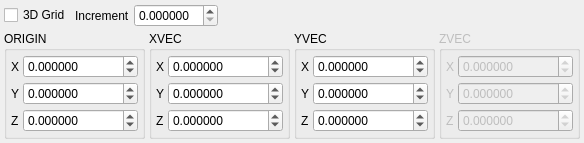
     <widget class="QWidget" name="GRIDTab">
      <attribute name="title">
       <string>$GRID</string>
      </attribute>
      <layout class="QVBoxLayout" name="verticalLayout_2">
       <property name="spacing">
        <number>4</number>
       </property>
       <property name="leftMargin">
        <number>4</number>
       </property>
       <property name="topMargin">
        <number>4</number>
       </property>
       <property name="rightMargin">
        <number>4</number>
       </property>
       <property name="bottomMargin">
        <number>4</number>
       </property>
       <item>
        <layout class="QHBoxLayout" name="horizontalLayout_11">
         <item>
          <widget class="QCheckBox" name="GRIDMODGRDCheck">
           <property name="text">
            <string>3D Grid</string>
           </property>
          </widget>
         </item>
         <item>
          <widget class="QLabel" name="label_46">
           <property name="sizePolicy">
            <sizepolicy hsizetype="Minimum" vsizetype="Preferred">
             <horstretch>0</horstretch>
             <verstretch>0</verstretch>
            </sizepolicy>
           </property>
           <property name="text">
            <string>Increment</string>
           </property>
          </widget>
         </item>
         <item>
          <widget class="QDoubleSpinBox" name="GRIDIncrementSpin">
           <property name="decimals">
            <number>6</number>
           </property>
           <property name="maximum">
            <double>10.000000000000000</double>
           </property>
           <property name="singleStep">
            <double>0.010000000000000</double>
           </property>
          </widget>
         </item>
         <item>
          <spacer name="horizontalSpacer_8">
           <property name="orientation">
            <enum>Qt::Horizontal</enum>
           </property>
           <property name="sizeHint" stdset="0">
            <size>
             <width>40</width>
             <height>20</height>
            </size>
           </property>
          </spacer>
         </item>
        </layout>
       </item>
       <item>
        <layout class="QHBoxLayout" name="horizontalLayout_10">
         <property name="spacing">
          <number>4</number>
         </property>
         <item>
          <widget class="QGroupBox" name="groupBox">
           <property name="title">
            <string>ORIGIN</string>
           </property>
           <layout class="QFormLayout" name="formLayout_11">
            <property name="horizontalSpacing">
             <number>4</number>
            </property>
            <property name="verticalSpacing">
             <number>4</number>
            </property>
            <property name="leftMargin">
             <number>4</number>
            </property>
            <property name="topMargin">
             <number>4</number>
            </property>
            <property name="rightMargin">
             <number>4</number>
            </property>
            <property name="bottomMargin">
             <number>4</number>
            </property>
            <item row="0" column="0">
             <widget class="QLabel" name="label_48">
              <property name="sizePolicy">
               <sizepolicy hsizetype="Minimum" vsizetype="Preferred">
                <horstretch>0</horstretch>
                <verstretch>0</verstretch>
               </sizepolicy>
              </property>
              <property name="text">
               <string>X</string>
              </property>
             </widget>
            </item>
            <item row="0" column="1">
             <widget class="QDoubleSpinBox" name="GRIDORIGINXSpin">
              <property name="decimals">
               <number>6</number>
              </property>
              <property name="minimum">
               <double>-1000000.000000000000000</double>
              </property>
              <property name="maximum">
               <double>100000.000000000000000</double>
              </property>
              <property name="singleStep">
               <double>0.100000000000000</double>
              </property>
             </widget>
            </item>
            <item row="1" column="0">
             <widget class="QLabel" name="label_49">
              <property name="sizePolicy">
               <sizepolicy hsizetype="Minimum" vsizetype="Preferred">
                <horstretch>0</horstretch>
                <verstretch>0</verstretch>
               </sizepolicy>
              </property>
              <property name="text">
               <string>Y</string>
              </property>
             </widget>
            </item>
            <item row="1" column="1">
             <widget class="QDoubleSpinBox" name="GRIDORIGINYSpin">
              <property name="decimals">
               <number>6</number>
              </property>
              <property name="minimum">
               <double>-1000000.000000000000000</double>
              </property>
              <property name="maximum">
               <double>100000.000000000000000</double>
              </property>
              <property name="singleStep">
               <double>0.100000000000000</double>
              </property>
             </widget>
            </item>
            <item row="2" column="0">
             <widget class="QLabel" name="label_50">
              <property name="sizePolicy">
               <sizepolicy hsizetype="Minimum" vsizetype="Preferred">
                <horstretch>0</horstretch>
                <verstretch>0</verstretch>
               </sizepolicy>
              </property>
              <property name="text">
               <string>Z</string>
              </property>
             </widget>
            </item>
            <item row="2" column="1">
             <widget class="QDoubleSpinBox" name="GRIDORIGINZSpin">
              <property name="decimals">
               <number>6</number>
              </property>
              <property name="minimum">
               <double>-1000000.000000000000000</double>
              </property>
              <property name="maximum">
               <double>100000.000000000000000</double>
              </property>
              <property name="singleStep">
               <double>0.100000000000000</double>
              </property>
             </widget>
            </item>
           </layout>
          </widget>
         </item>
         <item>
          <widget class="QGroupBox" name="groupBox_3">
           <property name="title">
            <string>XVEC</string>
           </property>
           <layout class="QFormLayout" name="formLayout_12">
            <property name="horizontalSpacing">
             <number>4</number>
            </property>
            <property name="verticalSpacing">
             <number>4</number>
            </property>
            <property name="leftMargin">
             <number>4</number>
            </property>
            <property name="topMargin">
             <number>4</number>
            </property>
            <property name="rightMargin">
             <number>4</number>
            </property>
            <property name="bottomMargin">
             <number>4</number>
            </property>
            <item row="0" column="0">
             <widget class="QLabel" name="label_51">
              <property name="sizePolicy">
               <sizepolicy hsizetype="Minimum" vsizetype="Preferred">
                <horstretch>0</horstretch>
                <verstretch>0</verstretch>
               </sizepolicy>
              </property>
              <property name="text">
               <string>X</string>
              </property>
             </widget>
            </item>
            <item row="0" column="1">
             <widget class="QDoubleSpinBox" name="GRIDXVECXSpin">
              <property name="decimals">
               <number>6</number>
              </property>
              <property name="minimum">
               <double>-1000000.000000000000000</double>
              </property>
              <property name="maximum">
               <double>100000.000000000000000</double>
              </property>
              <property name="singleStep">
               <double>0.100000000000000</double>
              </property>
             </widget>
            </item>
            <item row="1" column="0">
             <widget class="QLabel" name="label_52">
              <property name="sizePolicy">
               <sizepolicy hsizetype="Minimum" vsizetype="Preferred">
                <horstretch>0</horstretch>
                <verstretch>0</verstretch>
               </sizepolicy>
              </property>
              <property name="text">
               <string>Y</string>
              </property>
             </widget>
            </item>
            <item row="1" column="1">
             <widget class="QDoubleSpinBox" name="GRIDXVECYSpin">
              <property name="decimals">
               <number>6</number>
              </property>
              <property name="minimum">
               <double>-1000000.000000000000000</double>
              </property>
              <property name="maximum">
               <double>100000.000000000000000</double>
              </property>
              <property name="singleStep">
               <double>0.100000000000000</double>
              </property>
             </widget>
            </item>
            <item row="2" column="0">
             <widget class="QLabel" name="label_53">
              <property name="sizePolicy">
               <sizepolicy hsizetype="Minimum" vsizetype="Preferred">
                <horstretch>0</horstretch>
                <verstretch>0</verstretch>
               </sizepolicy>
              </property>
              <property name="text">
               <string>Z</string>
              </property>
             </widget>
            </item>
            <item row="2" column="1">
             <widget class="QDoubleSpinBox" name="GRIDXVECZSpin">
              <property name="decimals">
               <number>6</number>
              </property>
              <property name="minimum">
               <double>-1000000.000000000000000</double>
              </property>
              <property name="maximum">
               <double>100000.000000000000000</double>
              </property>
              <property name="singleStep">
               <double>0.100000000000000</double>
              </property>
             </widget>
            </item>
           </layout>
          </widget>
         </item>
         <item>
          <widget class="QGroupBox" name="groupBox_4">
           <property name="title">
            <string>YVEC</string>
           </property>
           <layout class="QFormLayout" name="formLayout_13">
            <property name="horizontalSpacing">
             <number>4</number>
            </property>
            <property name="verticalSpacing">
             <number>4</number>
            </property>
            <property name="leftMargin">
             <number>4</number>
            </property>
            <property name="topMargin">
             <number>4</number>
            </property>
            <property name="rightMargin">
             <number>4</number>
            </property>
            <property name="bottomMargin">
             <number>4</number>
            </property>
            <item row="0" column="0">
             <widget class="QLabel" name="label_54">
              <property name="sizePolicy">
               <sizepolicy hsizetype="Minimum" vsizetype="Preferred">
                <horstretch>0</horstretch>
                <verstretch>0</verstretch>
               </sizepolicy>
              </property>
              <property name="text">
               <string>X</string>
              </property>
             </widget>
            </item>
            <item row="0" column="1">
             <widget class="QDoubleSpinBox" name="GRIDYVECXSpin">
              <property name="decimals">
               <number>6</number>
              </property>
              <property name="minimum">
               <double>-1000000.000000000000000</double>
              </property>
              <property name="maximum">
               <double>100000.000000000000000</double>
              </property>
              <property name="singleStep">
               <double>0.100000000000000</double>
              </property>
             </widget>
            </item>
            <item row="1" column="0">
             <widget class="QLabel" name="label_55">
              <property name="sizePolicy">
               <sizepolicy hsizetype="Minimum" vsizetype="Preferred">
                <horstretch>0</horstretch>
                <verstretch>0</verstretch>
               </sizepolicy>
              </property>
              <property name="text">
               <string>Y</string>
              </property>
             </widget>
            </item>
            <item row="1" column="1">
             <widget class="QDoubleSpinBox" name="GRIDYVECYSpin">
              <property name="decimals">
               <number>6</number>
              </property>
              <property name="minimum">
               <double>-1000000.000000000000000</double>
              </property>
              <property name="maximum">
               <double>100000.000000000000000</double>
              </property>
              <property name="singleStep">
               <double>0.100000000000000</double>
              </property>
             </widget>
            </item>
            <item row="2" column="0">
             <widget class="QLabel" name="label_56">
              <property name="sizePolicy">
               <sizepolicy hsizetype="Minimum" vsizetype="Preferred">
                <horstretch>0</horstretch>
                <verstretch>0</verstretch>
               </sizepolicy>
              </property>
              <property name="text">
               <string>Z</string>
              </property>
             </widget>
            </item>
            <item row="2" column="1">
             <widget class="QDoubleSpinBox" name="GRIDYVECZSpin">
              <property name="decimals">
               <number>6</number>
              </property>
              <property name="minimum">
               <double>-1000000.000000000000000</double>
              </property>
              <property name="maximum">
               <double>100000.000000000000000</double>
              </property>
              <property name="singleStep">
               <double>0.100000000000000</double>
              </property>
             </widget>
            </item>
           </layout>
          </widget>
         </item>
         <item>
          <widget class="QGroupBox" name="groupBox_5">
           <property name="enabled">
            <bool>false</bool>
           </property>
           <property name="title">
            <string>ZVEC</string>
           </property>
           <layout class="QFormLayout" name="formLayout_14">
            <property name="horizontalSpacing">
             <number>4</number>
            </property>
            <property name="verticalSpacing">
             <number>4</number>
            </property>
            <property name="leftMargin">
             <number>4</number>
            </property>
            <property name="topMargin">
             <number>4</number>
            </property>
            <property name="rightMargin">
             <number>4</number>
            </property>
            <property name="bottomMargin">
             <number>4</number>
            </property>
            <item row="0" column="0">
             <widget class="QLabel" name="label_57">
              <property name="sizePolicy">
               <sizepolicy hsizetype="Minimum" vsizetype="Preferred">
                <horstretch>0</horstretch>
                <verstretch>0</verstretch>
               </sizepolicy>
              </property>
              <property name="text">
               <string>X</string>
              </property>
             </widget>
            </item>
            <item row="0" column="1">
             <widget class="QDoubleSpinBox" name="GRIDZVECXSpin">
              <property name="decimals">
               <number>6</number>
              </property>
              <property name="minimum">
               <double>-1000000.000000000000000</double>
              </property>
              <property name="maximum">
               <double>100000.000000000000000</double>
              </property>
              <property name="singleStep">
               <double>0.100000000000000</double>
              </property>
             </widget>
            </item>
            <item row="1" column="0">
             <widget class="QLabel" name="label_58">
              <property name="sizePolicy">
               <sizepolicy hsizetype="Minimum" vsizetype="Preferred">
                <horstretch>0</horstretch>
                <verstretch>0</verstretch>
               </sizepolicy>
              </property>
              <property name="text">
               <string>Y</string>
              </property>
             </widget>
            </item>
            <item row="1" column="1">
             <widget class="QDoubleSpinBox" name="GRIDZVECYSpin">
              <property name="decimals">
               <number>6</number>
              </property>
              <property name="minimum">
               <double>-1000000.000000000000000</double>
              </property>
              <property name="maximum">
               <double>100000.000000000000000</double>
              </property>
              <property name="singleStep">
               <double>0.100000000000000</double>
              </property>
             </widget>
            </item>
            <item row="2" column="0">
             <widget class="QLabel" name="label_59">
              <property name="sizePolicy">
               <sizepolicy hsizetype="Minimum" vsizetype="Preferred">
                <horstretch>0</horstretch>
                <verstretch>0</verstretch>
               </sizepolicy>
              </property>
              <property name="text">
               <string>Z</string>
              </property>
             </widget>
            </item>
            <item row="2" column="1">
             <widget class="QDoubleSpinBox" name="GRIDZVECZSpin">
              <property name="decimals">
               <number>6</number>
              </property>
              <property name="minimum">
               <double>-1000000.000000000000000</double>
              </property>
              <property name="maximum">
               <double>100000.000000000000000</double>
              </property>
              <property name="singleStep">
               <double>0.100000000000000</double>
              </property>
             </widget>
            </item>
           </layout>
          </widget>
         </item>
        </layout>
       </item>
      </layout>
     </widget>
